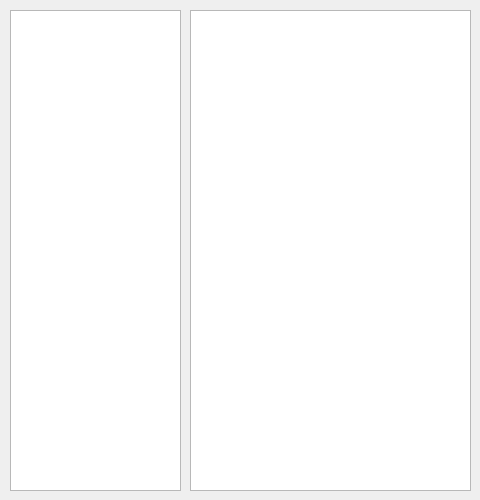
<?xml version="1.0" encoding="UTF-8"?>
<ui version="4.0">
 <class>HumanStatisticsDialog</class>
 <widget class="QDialog" name="HumanStatisticsDialog">
  <property name="geometry">
   <rect>
    <x>0</x>
    <y>0</y>
    <width>480</width>
    <height>500</height>
   </rect>
  </property>
  <property name="minimumSize">
   <size>
    <width>480</width>
    <height>500</height>
   </size>
  </property>
  <property name="maximumSize">
   <size>
    <width>480</width>
    <height>500</height>
   </size>
  </property>
  <property name="windowTitle">
   <string>人事档案统计</string>
  </property>
  <widget class="QTableView" name="list_selection">
   <property name="geometry">
    <rect>
     <x>10</x>
     <y>10</y>
     <width>171</width>
     <height>481</height>
    </rect>
   </property>
   <property name="editTriggers">
    <set>QAbstractItemView::NoEditTriggers</set>
   </property>
   <property name="selectionMode">
    <enum>QAbstractItemView::SingleSelection</enum>
   </property>
   <property name="selectionBehavior">
    <enum>QAbstractItemView::SelectRows</enum>
   </property>
   <attribute name="horizontalHeaderStretchLastSection">
    <bool>true</bool>
   </attribute>
   <attribute name="verticalHeaderVisible">
    <bool>false</bool>
   </attribute>
   <attribute name="verticalHeaderDefaultSectionSize">
    <number>25</number>
   </attribute>
   <attribute name="verticalHeaderMinimumSectionSize">
    <number>15</number>
   </attribute>
  </widget>
  <widget class="QTableView" name="list_result">
   <property name="geometry">
    <rect>
     <x>190</x>
     <y>10</y>
     <width>281</width>
     <height>481</height>
    </rect>
   </property>
   <property name="editTriggers">
    <set>QAbstractItemView::NoEditTriggers</set>
   </property>
   <property name="selectionMode">
    <enum>QAbstractItemView::SingleSelection</enum>
   </property>
   <property name="selectionBehavior">
    <enum>QAbstractItemView::SelectRows</enum>
   </property>
   <attribute name="horizontalHeaderStretchLastSection">
    <bool>true</bool>
   </attribute>
   <attribute name="verticalHeaderVisible">
    <bool>false</bool>
   </attribute>
   <attribute name="verticalHeaderDefaultSectionSize">
    <number>25</number>
   </attribute>
   <attribute name="verticalHeaderMinimumSectionSize">
    <number>15</number>
   </attribute>
  </widget>
 </widget>
 <resources/>
 <connections/>
</ui>
